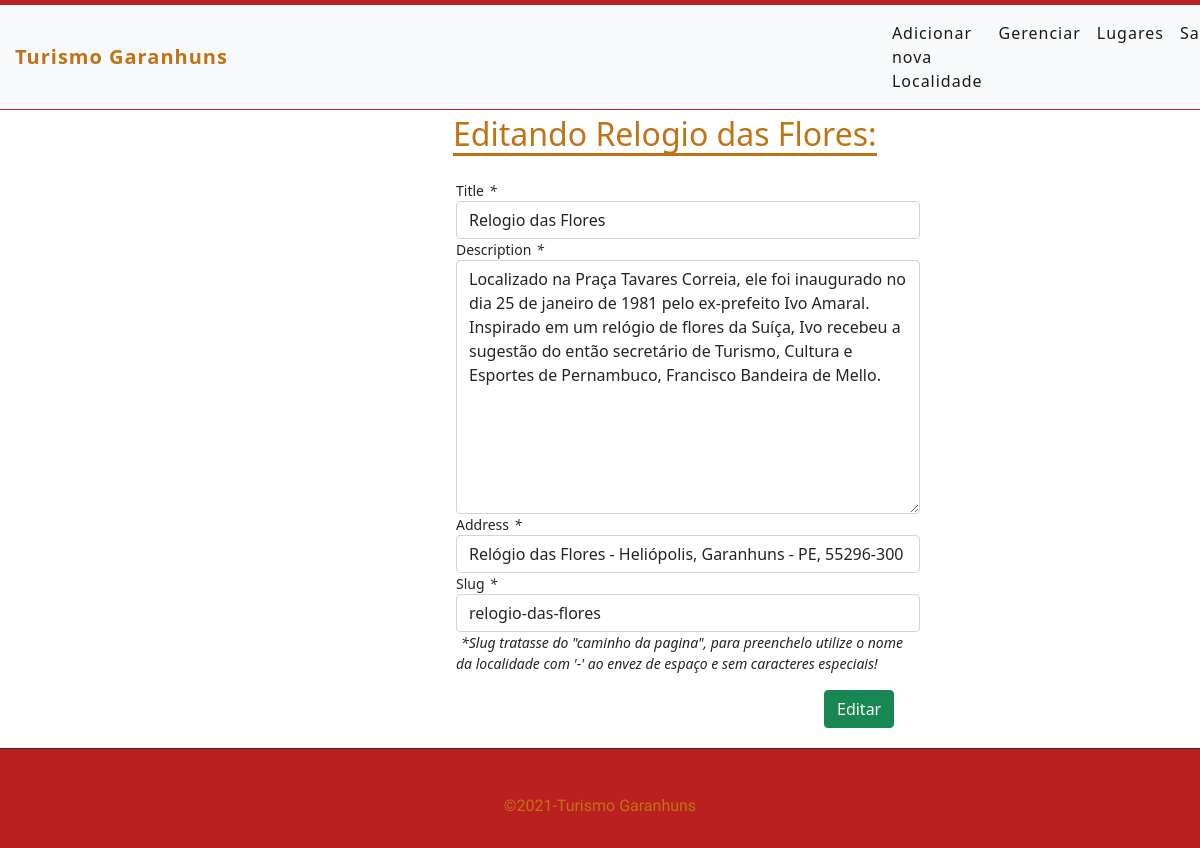
The app's page /edit/1/ (signed in) with its own data.
### places/models.py (models this page shows, shortened)
class Place(models.Model):
    title = models.CharField(max_length=255)
    slug = models.SlugField(max_length=255, unique=True)
    description = models.TextField()
    address = models.CharField(max_length=255)
    created = models.DateTimeField(auto_now_add=True)
    updated = models.DateTimeField(auto_now=True)

### places/views.py (the view)
# urls.py: path('edit/<int:id>/', views.editPlace, name="edit-place"),
@login_required
def editPlace(request, id):
    place = get_object_or_404(Place, pk=id)
    form = PlaceForm(instance=place)
    if(request.method == 'POST'):
        form = PlaceForm(request.POST, instance=place)
        if(form.is_valid()):
            place.save()
            messages.info(request, 'Localidade alterada com sucesso.')
            return redirect('/manage')
        else:
            return render(request, 'places/editplace.html', {'form': form, 'place': place})
    else:
        return render(request, 'places/editplace.html', {'form': form, 'place': place})

### places/forms.py
class PlaceForm(forms.ModelForm):
    class Meta:
        model = Place
        fields = ('title', 'description', 'address','slug')

### places/templates/places/editplace.html (shortened to what this page needs)
{% extends 'base.html' %}
{% load crispy_forms_tags %}
{% block content %}
<div class="container-a">
    <div class="form">
        <h2 id="#title">Editando {{place.title}}:</h2>
        <form autocomplete="off" class="form-control-sm" method="POST">
            {{ form|crispy }}
            <span>*Slug tratasse do "caminho da pagina", para preenchelo utilize o nome da localidade com '-' ao envez de espaço e sem caracteres especiais!</span>
            <br>
            <button type="submit" class="btn btn-success">Editar</button>
        </form>
    </div>
</div>
{% endblock %}

### places/static/css/styles.css (style rules this page uses)
.container-a { margin-left: 28em; }
html, body { height: 100%; }
main span { font-style: italic; }
main h2 { display: inline-block; color: #BF7315; border-bottom: 3px solid #BF7315; margin-bottom: 20px; }
div h2 { text-align: center; }
.form { width: 30em; }
.form h2, span { margin-left: 5px; }
.form button { margin-top: 1em; margin-left: 23em; margin-bottom: 1em; }

### records on screen
Place: title "Relogio das Flores", description "Localizado na Praça Tavares Correia, ele foi inaugurado no dia 25 de janeiro de 1981 pelo ex-prefeito Ivo Amaral. Inspirado em um relógio de flores da Suíça, Ivo recebeu a sugestão do então secretário de Turismo, Cultura e Esportes de Pernambuco, Francisco Bandeira de Mello.", address "Relógio das Flores - Heliópolis, Garanhuns - PE, 55296-300", slug "relogio-das-flores"
